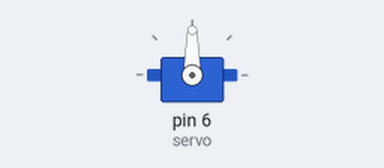
Bench run of a sketch on a simulated Arduino Uno, built with avr-gcc and run on an emulated ATmega328P. Shown: servo.

Above: at 0.05 s.
At 3.5 s:
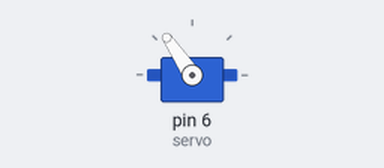
At 7.0 s:
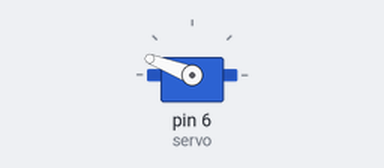
At 14.0 s:
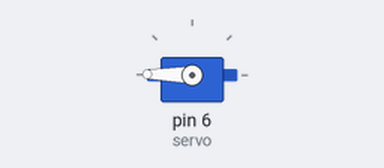
Timing chart, 0 to 18.2 s (numbered marks = the images above):
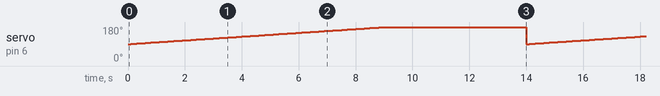

The sketch:

servo360.ino
```cpp
#include <Servo.h>

Servo servo;


void setup() {
  servo.attach(6);
}


void loop() {
  for(int i = 90; i < 180; i++){   // cambiare a piacere -90 0 ecc.
    servo.write(i);
    delay(100);
  }
  digitalWrite(13,HIGH);
  delay(5000);
  digitalWrite(13,LOW);
  //for(int i = 180; i > 90; i--){   // cambiare a piacere -90 0 ecc.
    //servo.write(i);
    //delay(50);
  //}
  //delay(5000);
}


// Fonte Aliverti https://www.youtube.com/watch?v=LtnKzVlk_P4
```

Measured:
- by itself, servo on pin 6 (servo): ramps from 90° to 179° and jumps back, once every 14.0 s
